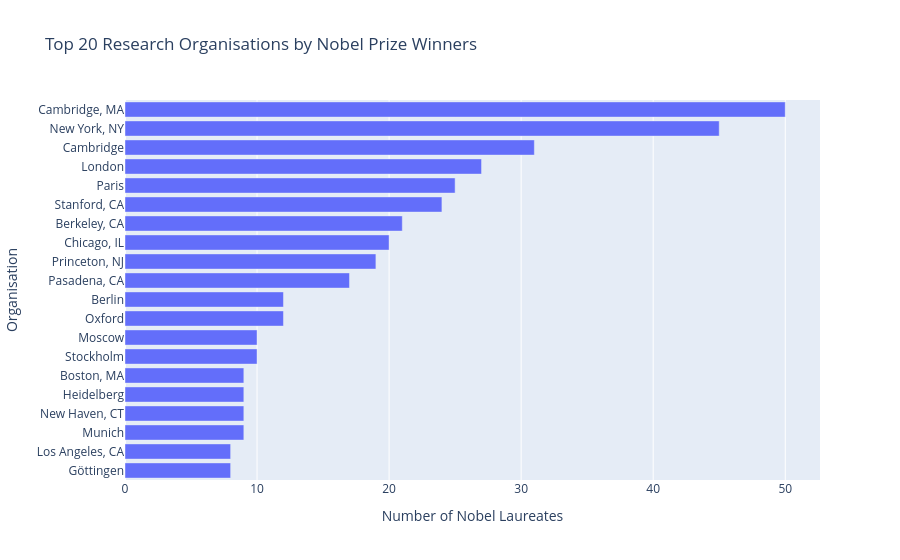

Source (notebook cell):
### Markdown cell above
# Which Cities Make the Most Discoveries? 

Where do major discoveries take place?  

**Challenge**: 
* Create another plotly bar chart graphing the top 20 organisation cities of the research institutions associated with a Nobel laureate. 
* Where is the number one hotspot for discoveries in the world?(Cambridge, MA )
* Which city in Europe has had the most discoveries?(London)

### Code cell
city_count = (df_data.groupby("organization_city").size().sort_values(ascending=False))

top_20 = city_count.head(20)[::-1]
print(top_20)

fig = px.bar(
    top_20,
    x=top_20.values,
    y=top_20.index,
    orientation="h",
    title="Top 20 Research Organisations by Nobel Prize Winners",
    labels={
        "x": "Number of Nobel Laureates",
        "y": "Organisation"
    }
)

fig.show()

### Figure 1 — Plotly figure (JSON) as saved in the notebook; plotly's stock layout.template omitted (floating-point values rounded to 4 significant figures)
{"data": [{"hovertemplate": "Number of Nobel Laureates=%{x}<br>Organisation=%{y}<extra></extra>", "legendgroup": "", "marker": {"color": "#636efa", "pattern": {"shape": ""}}, "name": "", "orientation": "h", "showlegend": false, "textposition": "auto", "type": "bar", "x": [8, 8, 9, 9, 9, 9, 10, 10, 12, 12, 17, 19, 20, 21, 24, 25, 27, 31, 45, 50], "xaxis": "x", "y": ["Göttingen", "Los Angeles, CA", "Munich", "New Haven, CT", "Heidelberg", "Boston, MA", "Stockholm", "Moscow", "Oxford", "Berlin", "Pasadena, CA", "Princeton, NJ", "Chicago, IL", "Berkeley, CA", "Stanford, CA", "Paris", "London", "Cambridge", "New York, NY", "Cambridge, MA"], "yaxis": "y"}], "layout": {"barmode": "relative", "legend": {"tracegroupgap": 0}, "title": {"text": "Top 20 Research Organisations by Nobel Prize Winners"}, "xaxis": {"anchor": "y", "domain": [0, 1], "title": {"text": "Number of Nobel Laureates"}}, "yaxis": {"anchor": "x", "domain": [0, 1], "title": {"text": "Organisation"}}}}
